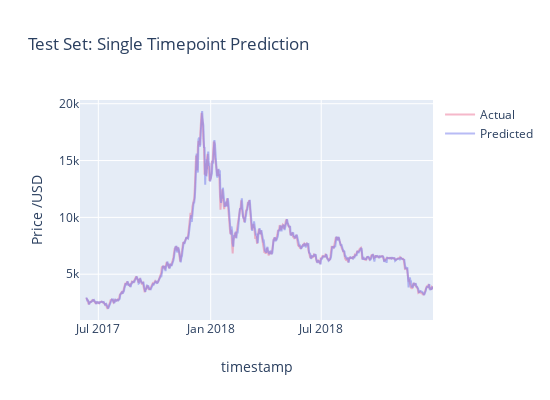

Here is the notebook cell this chart was saved with:
### Markdown cell above
See how well this modeel performs on testset. That number below the code represents the model's mean absolute error (mae) on the training set after the 50th training iteration (or epoch).

### Code cell
trace_ac = go.Scatter(x = model_data[model_data['Timestamp']>= split_date]['Timestamp'][window_len:],
                   y = test_set['Close'][window_len:],
                   mode = "lines",
                   name = "Actual",
                   marker = dict(color = 'rgba(235, 115, 150, 0.5)')
                       )

trace_pre = go.Scatter(x = model_data[model_data['Timestamp']>= split_date]['Timestamp'][window_len:],
                   y = ((np.transpose(bit_model.predict(LSTM_test_inputs))+1) * test_set['Close'].values[:-window_len])[0],
                   mode = "lines",
                   name = "Predicted",
                   marker = dict(color = 'rgba(115, 120, 235, 0.5)')
                      )
            
data_3 = [trace_ac, trace_pre]

layout_3 = go.Layout(height=400, width=550,
                title='Test Set: Single Timepoint Prediction', 
                xaxis_title="timestamp",
                yaxis_title="Price /USD", 
                     xaxis=dict(range=['2017-06-01', '2018-12-31']))

fig = dict(data = data_3, layout = layout_3)


iplot(fig);

### Figure 1 — Plotly figure (JSON) as saved in the notebook; plotly's stock layout.template omitted (floating-point values rounded to 4 significant figures; data arrays with more than 128 entries replaced by an {"elided": "..."} marker saying what was removed)
{"data": [{"marker": {"color": "rgba(235, 115, 150, 0.5)"}, "mode": "lines", "name": "Actual", "type": "scatter", "x": {"elided": "793 str values"}, "y": {"elided": "793 float values"}}, {"marker": {"color": "rgba(115, 120, 235, 0.5)"}, "mode": "lines", "name": "Predicted", "type": "scatter", "x": {"elided": "793 str values"}, "y": {"elided": "793 float values"}}], "layout": {"height": 400, "title": {"text": "Test Set: Single Timepoint Prediction"}, "width": 550, "xaxis": {"range": ["2017-06-01", "2018-12-31"], "title": {"text": "timestamp"}}, "yaxis": {"title": {"text": "Price /USD"}}}}
